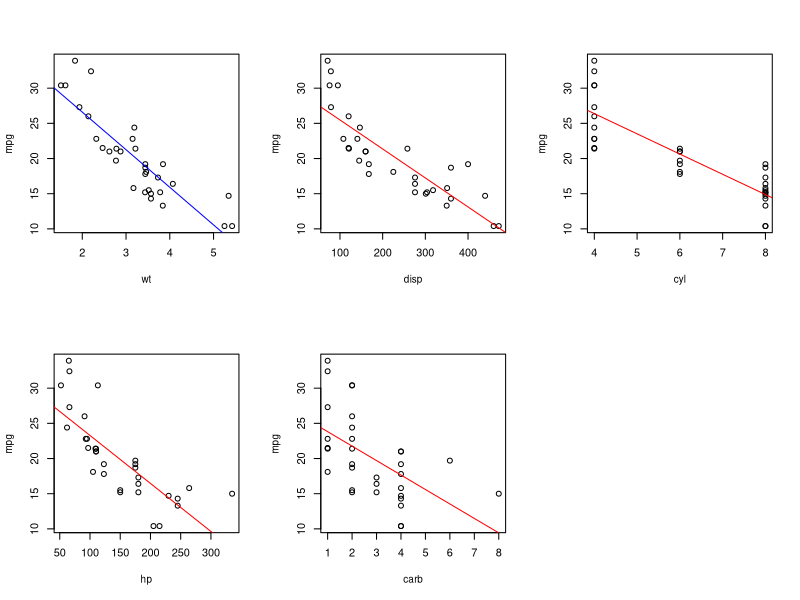
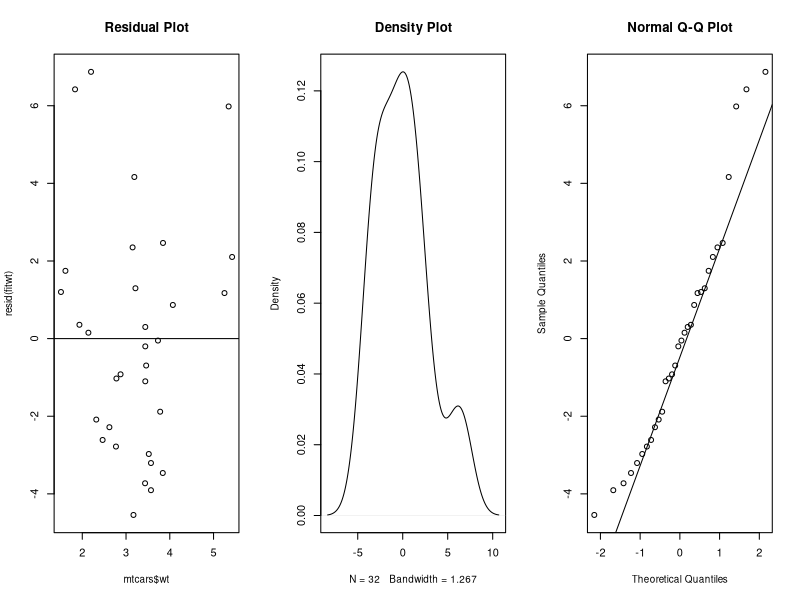

Generate these figures, in order, with R:
## ---- chunk 1
fitwt<-lm(mpg~wt,data=mtcars)

fitdisp<-lm(mpg~disp,data=mtcars)

fitcyl<-lm(mpg~cyl,data=mtcars)

fithp<-lm(mpg~hp,data=mtcars)

fitam<-lm(mpg~am,data=mtcars)

fitdrat<-lm(mpg~drat,data=mtcars)

fitgear<-lm(mpg~gear,data=mtcars)

fitcarb<-lm(mpg~carb,data=mtcars)

fitqsec<-lm(mpg~qsec,data=mtcars)

fitvs<-lm(mpg~vs,data=mtcars)

## ---- chunk 2
summary(lm(mpg ~ . , data = mtcars))
## ---- chunk 3
summary(lm(wt ~ am , data = mtcars))
## ---- chunk 4
fitwt<-lm(mpg~wt,data=mtcars)
coef(fitwt)
fitwtmean<-lm(mpg~I(wt-mean(wt)),data=mtcars)
coef(fitwtmean)
## ---- chunk 5
par(mfrow = c(2, 3),cex.lab=0.9)

plot(mpg~wt,data=mtcars)
abline(fitwt,col="blue")

plot(mpg~disp,data=mtcars)
abline(fitdisp,col="red")

plot(mpg~cyl,data=mtcars)
abline(fitcyl,col="red")

plot(mpg~hp,data=mtcars)
abline(fithp,col="red")

plot(mpg~carb,data=mtcars)
abline(fitcarb,col="red")

##plot(mpg~am,data=mtcars)
##abline(fitam,col="red")

##plot(mpg~drat,data=mtcars)
##abline(fitdrat,col="red")

##plot(mpg~gear,data=mtcars)
##abline(fitgear,col="red")

##plot(mpg~qsec,data=mtcars)
##abline(fitqsec,col="red")

##plot(mpg~vs,data=mtcars)
##abline(fitvs,col="red")
## ---- chunk 6
with(mtcars, mean(mpg))
## ---- chunk 7
with(mtcars, mean(mpg[am=1]))
## ---- chunk 8
with(mtcars, mean(mpg[am!=1]))
## ---- chunk 9
with(mtcars, mean(mpg[am=1])) - with(mtcars, mean(mpg[am!=1]))
## ---- chunk 10
anova(fitwt)
## ---- chunk 11
par(mfrow = c(1, 3),cex.lab=0.9)
plot(mtcars$wt, resid(fitwt), main="Residual Plot")
abline(h=0)
plot(density(resid(fitwt)), main="Density Plot")
qqnorm(resid(fitwt))
qqline(resid(fitwt))
## ---- chunk 12
sumCoef<-summary(fitwt)$coefficients
sumCoef[2,1] + c(-1,1) * qt(.975, df=fitwt$df)*sumCoef[2,2]
